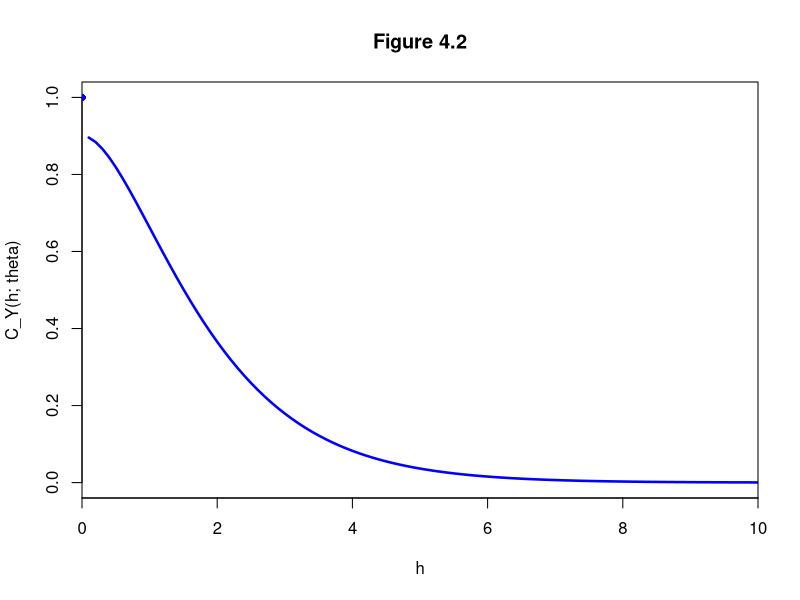
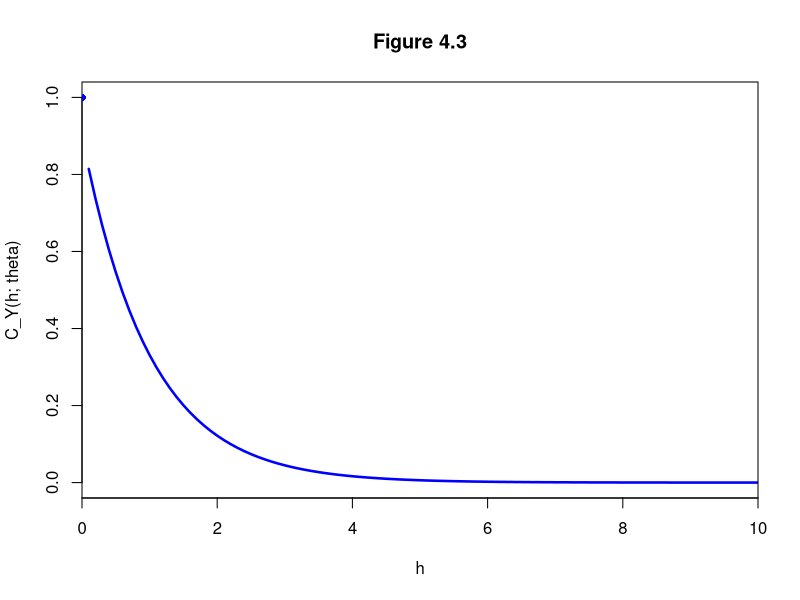
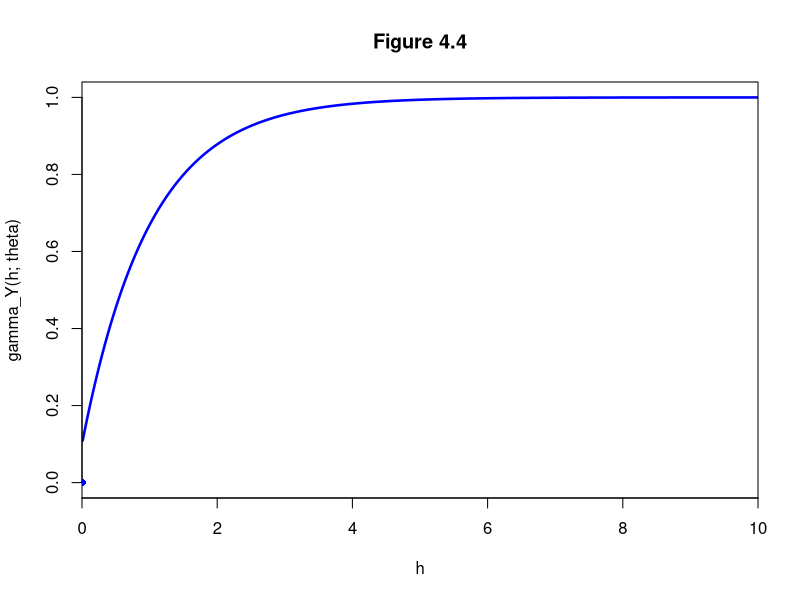

Here is the R script that generated these plots, in order:
#----------------------------------------------------------
#4.1. GEOSTATISTICAL PROCESSES
#---------------------------------------------------------

#----------------------------------------------------------
#4.1.1 The variogram and the covariance function
#Figure 4.2
#pg 127
#----------------------------------------------------------
theta_1 <- 1
theta_2 <- 1.5
variance_0 <- 0.1
variance_1 <- 0.9
h.vector <- seq(from = 0.0, to = 10, by = 0.1)

#TODO: eq 4.6 is not working
gamma_Y_eq46 <- function(h, theta_1, theta_2, variance_0, variance_1){
  C_Y_of_h_and_theta <- -1
  if(h > 0){
    normh <- norm(as.matrix(h))
    C_Y_of_h_and_theta <- variance_1 * exp(-normh) * (1 + normh)
  }else{
    C_Y_of_h_and_theta <- variance_0 + variance_1
  }
  return(C_Y_of_h_and_theta)
}

gamma_Y <- sapply(h.vector, gamma_Y_eq46, theta_1 = theta_1, theta_2 = theta_2, variance_0 = variance_0, variance_1 = variance_1)
plot(x = h.vector[-1], y = gamma_Y[-1], type = "l", col = "blue", xlab = "h", ylab = "C_Y(h; theta)", main = "Figure 4.2", lty = 1, lwd = 2.5, xaxs = "i", ylim = c(0, 1), xlim = c(0, 10))
points(x = h.vector[1], y = gamma_Y[1], col = "blue", pch = 16)



#----------------------------------------------------------
#4.1.1 The variogram and the covariance function
#Figure 4.3
#pg 128
#----------------------------------------------------------
theta_1 <- 1
theta_2 <- 1
variance_0 <- 0.1
variance_1 <- 0.9
h.vector <- seq(from = 0.0, to = 10, by = 0.1)

#TODO: eq 4.7 is not working
gamma_Y_eq47 <- function(h, theta_1, theta_2, variance_0, variance_1){
  C_Y_of_h_and_theta <- -1
  if(h != 0){
    normh <- norm(as.matrix(h))
    C_Y_of_h_and_theta <- variance_1 * exp(-normh)
  }else{
    C_Y_of_h_and_theta <- variance_0 + variance_1
  }
  return(C_Y_of_h_and_theta)
}

gamma_Y <- sapply(h.vector, gamma_Y_eq47, theta_1 = theta_1, theta_2 = theta_2, variance_0 = variance_0, variance_1 = variance_1)
plot(x = h.vector[-1], y = gamma_Y[-1], type = "l", col = "blue", xlab = "h", ylab = "C_Y(h; theta)", main = "Figure 4.3", lty = 1, lwd = 2.5, xaxs = "i", ylim = c(0, 1), xlim = c(0, 10))
points(x = h.vector[1], y = gamma_Y[1], col = "blue", pch = 16)



#----------------------------------------------------------
#4.1.1 The variogram and the covariance function
#Figure 4.4
#pg 129
#----------------------------------------------------------
theta_1 <- 1
theta_2 <- 1.5
variance_0 <- 0.1
variance_1 <- 0.9
h.vector <- seq(from = 0.0, to = 10, by = 0.01)

#TODO: eq 4.8 is not working
gamma_Y_eq48_andHalf <- function(h, theta_1, theta_2, variance_0, variance_1){
  C_Y_of_h_and_theta <- -1
  normh <- norm(as.matrix(h))
  if(h != 0){
    C_Y_of_h_and_theta <- variance_0 + variance_1 - variance_1 * exp(-normh)
  }else{
    #C_Y_of_h_and_theta <- 0 + variance_1 - variance_1 * exp(-normh)
    C_Y_of_h_and_theta <- variance_0 * diag(x = h, nrow = length(h), ncol = length(h)) * (as.numeric(normh == 0)) + variance_1 - variance_1 * exp(-normh)
  }
  
  
  return(C_Y_of_h_and_theta)
}

gamma_Y <- sapply(h.vector, gamma_Y_eq48_andHalf, theta_1 = theta_1, theta_2 = theta_2, variance_0 = variance_0, variance_1 = variance_1)
plot(x = h.vector[-1], y = gamma_Y[-1], type = "l", col = "blue", xlab = "h", ylab = "gamma_Y(h; theta)", main = "Figure 4.4", lty = 1, lwd = 2.5, xaxs = "i", ylim = c(0, 1), xlim = c(0, 10))
points(x = h.vector[1], y = gamma_Y[1], col = "blue", pch = 16)
